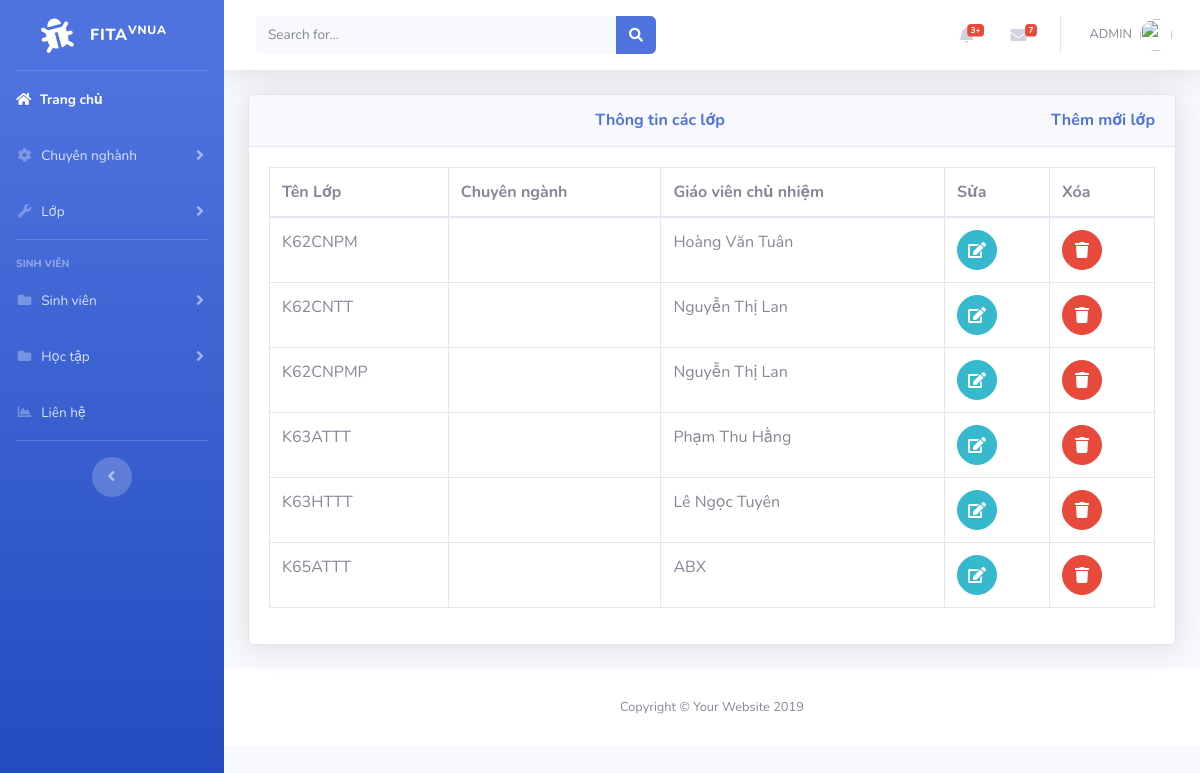
The page /class.php on the database as committed earlier.
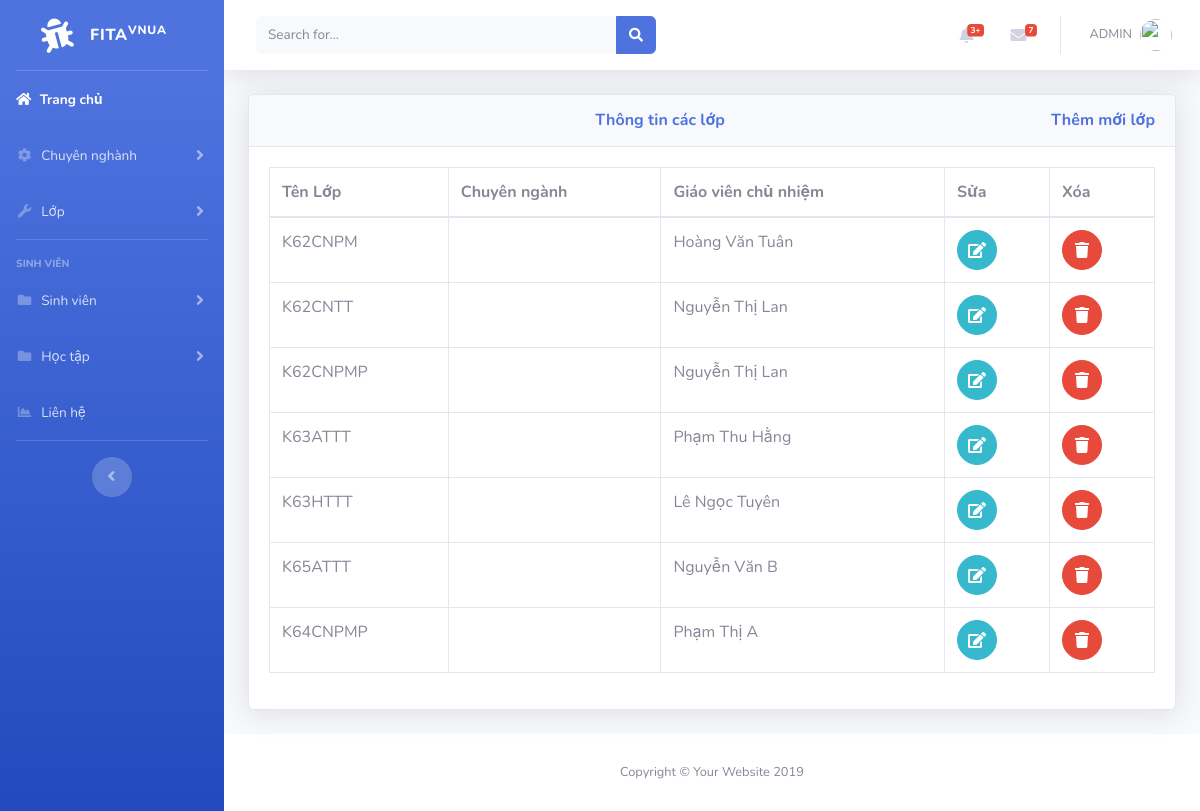
The same page on the database as committed later.
### tables this page shows
CREATE TABLE `class` (
  `id` int(11) NOT NULL,
  `tenlop` varchar(50) NOT NULL,
  `id_cn` int(11) NOT NULL,
  `gvcn` varchar(50) NOT NULL
);

### class.php (the view, shortened to what this page needs)
<?php
include('includes/header.php');
include('includes/navbar.php');
include('includes/connect.php');
?>
<div class="container-fluid">
<div class="card shadow mb-4">
  <div class="card-header py-3">
    <h6 class="m-0 font-weight-bold text-primary">Thông tin các lớp
            <a style="float:right" href="add_class.php">
              Thêm mới lớp
            </a>
    </h6>
  </div>
  <div class="card-body">
  <div class="table-responsive">
<?php
$query="SELECT * FROM class";
$query_run=mysqli_query($connect,$query);
 ?>
      <table class="table table-bordered" id="dataTable" width="100%" cellspacing="0">
        <thead>
          <tr>
            <th>Tên Lớp</th>
            <th>Chuyên ngành</th>
            <th>Giáo viên chủ nhiệm</th>
            <th>Sửa</th>
            <th>Xóa</th>
          </tr>
        </thead>
        <tbody>
          <?php
              if(mysqli_num_rows($query_run)>0)
              {
                while($row=mysqli_fetch_assoc($query_run))
                {
                  ?>
                      <tr>
                        <td><?php echo $row['tenlop']; ?></td>
                        <td><?php echo $row['ten_cn']; ?></td>
                        <td><?php echo $row['gvcn']; ?></td>
                        <td>
                            <form action="edit_class.php" method="post">
                                <button  type="submit" name="edit_class" class="btn btn-info btn-circle"><i class="fa fa-edit edit"></i></button>
                            </form>
                        </td>
                        <td>
                            <form action="code.php" method="post">
                              <button onclick="return confirm('Bạn có muốn xóa lớp')" href="code.php?id=<?php echo $row['tenlop'];?>" type="submit" name="delete_class" class="btn btn-danger btn-circle"><i class="fas fa-trash"></i></button>
                            </form>
                        </td>
                      </tr>
                  <?php
                }
              }
              else
              {
                echo "Not found";
              }
           ?>
        </tbody>
      </table>
    </div>
  </div>
</div>
</div>
<?php
include('includes/footer.php');
?>

Rows that differ between the two databases and show on the page:
changed class "K65ATTT": gvcn "ABX" → "Nguyễn Văn B"
added class: tenlop "K64CNPMP", gvcn "Phạm Thị A"
